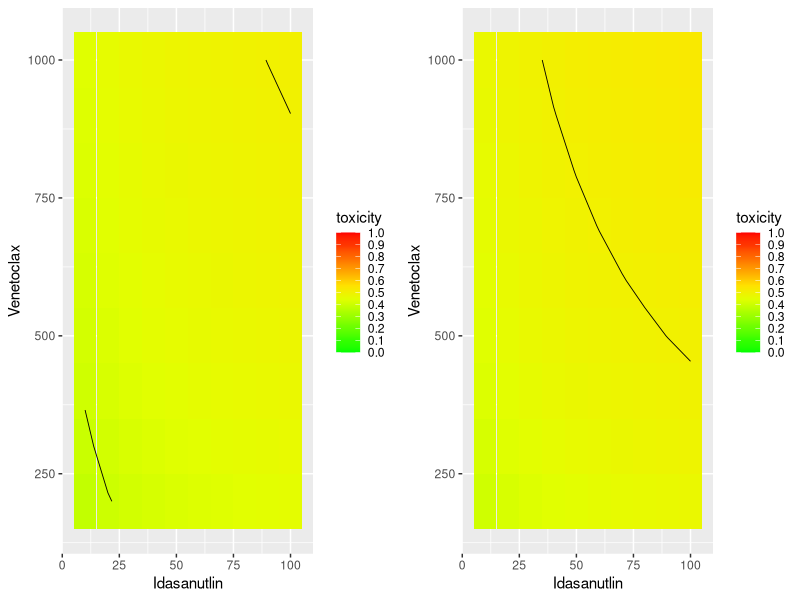
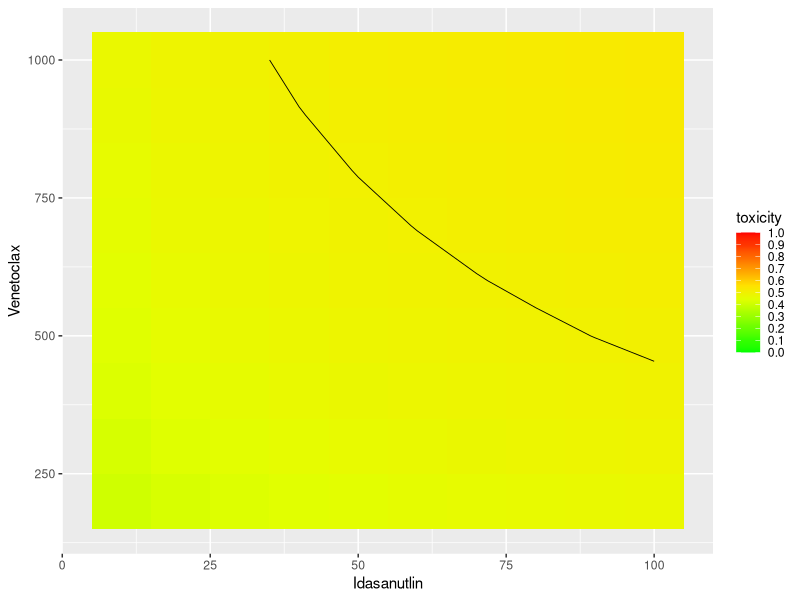

Source code (R) for these figures, in order:


##' @param doses a list (elements "low" and "high" for the two schedules) of 
##' dose matrices, with each row corresponding to a different combination 
##' (nCombis x 2, might be different number of rows for each schedule)
##' The "high" schedule only is valid for the second drug
##' @param intercepts the intercept parameters (alpha1, beta1)
##' @param slopes the slope parameters (alpha2, beta2)
##' @param gamma the interaction parameter
##' @param rho the schedule factor parameter
##' @param refDose vector of reference doses (length 2)
##' @return list (elements "low" and "high" for the two schedules) of 
##' the DLT probabilities for each of the drug combinations 
##' (vectors with length combis, might be different length for each schedule)
##'
##' @keywords internal
##' @author Daniel Sabanes Bove \email{sabanesd@@roche.com}
probCombo2SchedulesLogistic <- function(doses,
                                        intercepts,
                                        slopes,
                                        gamma,
                                        rho,
                                        refDose)
{
    ## start return list
    ret <- list()
    
    ## standardize the doses:
    standDoses <- lapply(doses, FUN=sweep, MARGIN=2, "/", STATS=refDose)
    
    ## for each of the two schedules calculate the prob vector:
    for(schedule in names(doses))
    {
      nCombis <- nrow(doses[[schedule]])
      ret[[schedule]] <- numeric(nCombis)
    
    ## this we will update below:
    singleOdds <- matrix(nrow=nCombis, ncol=2)
    
    ## calculate single agent odds
    for(j in 1:2)
    {
      thisLinpred <- intercepts[j] + slopes[j] *
        log(standDoses[[schedule]][, j])
      
      ## only if high schedule and this is the second drug (Venetoclax)
      if(schedule == "high" && j == 2)
      {
        thisLinpred <- thisLinpred + slopes[j] * log(rho)
      }
      
      ## step function here to avoid numeric problems:
      ## if linpred < -20, it will be set to -20,
      ## if linpred > 20, it will be set to 20, else it
      ## stays.
      thisLin <- ifelse(thisLinpred < -20, -20,
                        ifelse(thisLinpred > 20,
                               20,
                               thisLinpred))
      
      singleOdds[, j] <-  exp(thisLin)
    }
    
    odds0 <- rowSums(singleOdds) + apply(singleOdds, 1L, prod)
    
    ## todo: here one can try out the simpler vs. more complicate
    ## forms
    
    ## odds <- odds0 * exp(gamma * apply(standDoses[[schedule]], 1L, prod))
    odds <- odds0 * exp(gamma)
    
    ## so the final prob vector is:
    ret[[schedule]] <- odds / (1 + odds)
    }
    
    return(ret)
}


dosegrid <- expand.grid(Idasanutlin=seq(from=10, to=100, by=10),
                        Venetoclax=seq(from=200, to=1000, by=100))
doses <- list(low=dosegrid,
              high=dosegrid)
str(doses,1)

intercepts <- c(-2, -2)
slopes <- c(0.25, 0.25)
gamma <- 1
rho <- 2
refDose <- c(50, 300)

probs <- 
probCombo2SchedulesLogistic(doses=doses,
                            intercepts=intercepts,
                            slopes=slopes,
                            gamma=gamma,
                            rho=rho,
                            refDose=refDose)

## now make plots of this:
library(ggplot2)
plotData <- plots <- list()

for(schedule in names(doses))
{
  drugNames <- names(doses[[1]])
  ## format the data
  plotData[[schedule]] <- cbind(doses[[schedule]], probs[[schedule]])
  names(plotData[[schedule]])[1:3] <- c("x1", "x2", "toxicity")

  ## make the plot
  ret <- ggplot(plotData[[schedule]][, c("x1", "x2", "toxicity")],
                aes(x1,x2,toxicity)) +
    geom_tile(aes(fill=toxicity))

  breaks <- seq(from=0, to=1, by=0.1)
  ## from RColorBrewer package:
  ## colorRampPalette(c("green", "yellow", "orange", "red", "red"))(n = 10)
  colors <- c("#00FF00", "#38FF00", "#71FF00", "#AAFF00", "#E2FF00",
              "#FFE200",  "#FFAA00", "#FF7100", "#FF3800",
              "#FF0000")
  ret <- ret +
    stat_contour(aes(x1,x2,z=toxicity),
                 colour="black", size=0.3,
                 breaks=breaks) +
    xlab(drugNames[1]) + ylab(drugNames[2]) +
    scale_fill_gradientn(colours=colors,
                         breaks=breaks,
                         labels=format(breaks),
                         limits=c(0, 1))
  
  ## save the plot
  plots[[schedule]] <- ret
}

library(gridExtra)
jointPlot <- arrangeGrob(plots[["low"]], plots[["high"]], ncol=2)
grid::grid.draw(jointPlot)
